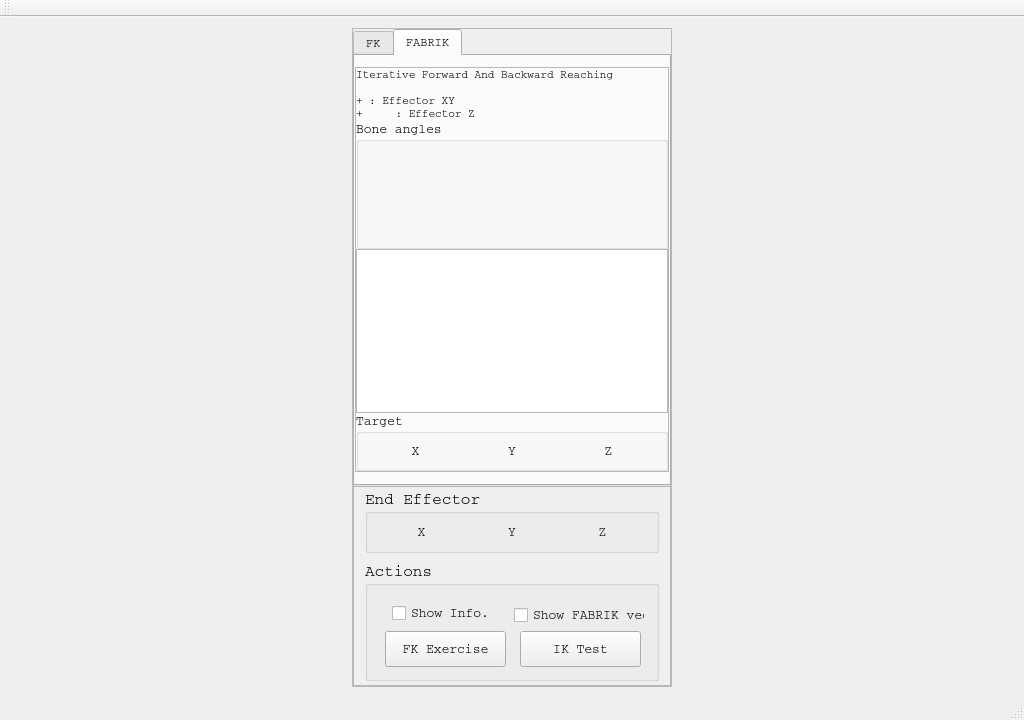
<?xml version="1.0" encoding="UTF-8"?>
<ui version="4.0">
 <class>MainWindow</class>
 <widget class="QMainWindow" name="MainWindow">
  <property name="geometry">
   <rect>
    <x>0</x>
    <y>0</y>
    <width>1024</width>
    <height>720</height>
   </rect>
  </property>
  <property name="font">
   <font>
    <family>Courier</family>
   </font>
  </property>
  <property name="windowTitle">
   <string>MainWindow</string>
  </property>
  <widget class="QWidget" name="centralWidget">
   <layout class="QHBoxLayout" name="horizontalLayout_2">
    <item>
     <layout class="QHBoxLayout" name="horizontalLayoutQGL"/>
    </item>
    <item>
     <widget class="QFrame" name="frameTabs">
      <property name="maximumSize">
       <size>
        <width>320</width>
        <height>16777215</height>
       </size>
      </property>
      <property name="frameShape">
       <enum>QFrame::StyledPanel</enum>
      </property>
      <property name="frameShadow">
       <enum>QFrame::Raised</enum>
      </property>
      <layout class="QGridLayout" name="gridLayout">
       <property name="leftMargin">
        <number>0</number>
       </property>
       <property name="topMargin">
        <number>0</number>
       </property>
       <property name="rightMargin">
        <number>0</number>
       </property>
       <property name="bottomMargin">
        <number>0</number>
       </property>
       <property name="spacing">
        <number>0</number>
       </property>
       <item row="0" column="0">
        <widget class="QTabWidget" name="tabWidget">
         <property name="maximumSize">
          <size>
           <width>360</width>
           <height>16777215</height>
          </size>
         </property>
         <property name="font">
          <font>
           <weight>50</weight>
           <bold>false</bold>
          </font>
         </property>
         <property name="currentIndex">
          <number>1</number>
         </property>
         <widget class="QWidget" name="tabFK">
          <attribute name="title">
           <string>FK</string>
          </attribute>
          <layout class="QVBoxLayout" name="verticalLayout">
           <property name="leftMargin">
            <number>0</number>
           </property>
           <property name="topMargin">
            <number>0</number>
           </property>
           <property name="rightMargin">
            <number>0</number>
           </property>
           <property name="bottomMargin">
            <number>0</number>
           </property>
           <item>
            <widget class="QGroupBox" name="groupBoxFK_Angles">
             <property name="font">
              <font>
               <pointsize>12</pointsize>
              </font>
             </property>
             <property name="title">
              <string>Angles</string>
             </property>
             <layout class="QVBoxLayout" name="verticalLayout_2">
              <property name="leftMargin">
               <number>0</number>
              </property>
              <property name="topMargin">
               <number>0</number>
              </property>
              <property name="rightMargin">
               <number>0</number>
              </property>
              <property name="bottomMargin">
               <number>0</number>
              </property>
              <item>
               <layout class="QVBoxLayout" name="verticalLayoutFKangles">
                <property name="leftMargin">
                 <number>12</number>
                </property>
                <property name="rightMargin">
                 <number>12</number>
                </property>
                <property name="bottomMargin">
                 <number>12</number>
                </property>
               </layout>
              </item>
             </layout>
            </widget>
           </item>
          </layout>
         </widget>
         <widget class="QWidget" name="tabIK">
          <attribute name="title">
           <string>FABRIK</string>
          </attribute>
          <layout class="QVBoxLayout" name="verticalLayout_4">
           <property name="leftMargin">
            <number>0</number>
           </property>
           <property name="rightMargin">
            <number>0</number>
           </property>
           <property name="bottomMargin">
            <number>12</number>
           </property>
           <item>
            <widget class="QFrame" name="frame">
             <property name="font">
              <font>
               <pointsize>10</pointsize>
              </font>
             </property>
             <property name="frameShape">
              <enum>QFrame::StyledPanel</enum>
             </property>
             <property name="frameShadow">
              <enum>QFrame::Raised</enum>
             </property>
             <layout class="QVBoxLayout" name="verticalLayout_5">
              <property name="spacing">
               <number>0</number>
              </property>
              <property name="leftMargin">
               <number>0</number>
              </property>
              <property name="topMargin">
               <number>0</number>
              </property>
              <property name="rightMargin">
               <number>0</number>
              </property>
              <property name="bottomMargin">
               <number>0</number>
              </property>
              <item>
               <widget class="QLabel" name="label">
                <property name="minimumSize">
                 <size>
                  <width>300</width>
                  <height>0</height>
                 </size>
                </property>
                <property name="font">
                 <font>
                  <family>Courier</family>
                  <pointsize>8</pointsize>
                  <weight>50</weight>
                  <bold>false</bold>
                 </font>
                </property>
                <property name="text">
                 <string>Iterative Forward And Backward Reaching

&lt;Shift&gt;+&lt;LeftMouse&gt; : Effector XY 
&lt;Shift&gt;+&lt;Wheel&gt;     : Effector Z</string>
                </property>
               </widget>
              </item>
              <item>
               <widget class="QGroupBox" name="groupBoxBoneAngles">
                <property name="minimumSize">
                 <size>
                  <width>0</width>
                  <height>128</height>
                 </size>
                </property>
                <property name="font">
                 <font>
                  <pointsize>10</pointsize>
                 </font>
                </property>
                <property name="title">
                 <string>Bone angles</string>
                </property>
                <layout class="QVBoxLayout" name="verticalLayout_6">
                 <property name="leftMargin">
                  <number>0</number>
                 </property>
                 <property name="topMargin">
                  <number>0</number>
                 </property>
                 <property name="rightMargin">
                  <number>0</number>
                 </property>
                 <property name="bottomMargin">
                  <number>0</number>
                 </property>
                 <item>
                  <layout class="QVBoxLayout" name="verticalLayoutBoneAngles"/>
                 </item>
                </layout>
               </widget>
              </item>
              <item>
               <widget class="QPlainTextEdit" name="plainTextEdit">
                <property name="minimumSize">
                 <size>
                  <width>0</width>
                  <height>125</height>
                 </size>
                </property>
                <property name="maximumSize">
                 <size>
                  <width>16777215</width>
                  <height>16777215</height>
                 </size>
                </property>
                <property name="font">
                 <font>
                  <pointsize>10</pointsize>
                 </font>
                </property>
                <property name="lineWidth">
                 <number>3</number>
                </property>
                <property name="maximumBlockCount">
                 <number>100</number>
                </property>
                <property name="backgroundVisible">
                 <bool>false</bool>
                </property>
                <property name="centerOnScroll">
                 <bool>false</bool>
                </property>
               </widget>
              </item>
              <item>
               <widget class="QGroupBox" name="groupBoxTarget">
                <property name="minimumSize">
                 <size>
                  <width>0</width>
                  <height>58</height>
                 </size>
                </property>
                <property name="font">
                 <font>
                  <pointsize>10</pointsize>
                 </font>
                </property>
                <property name="title">
                 <string>Target</string>
                </property>
                <layout class="QHBoxLayout" name="horizontalLayout">
                 <property name="topMargin">
                  <number>12</number>
                 </property>
                 <item>
                  <widget class="QLabel" name="labelTargetX">
                   <property name="font">
                    <font>
                     <pointsize>10</pointsize>
                    </font>
                   </property>
                   <property name="text">
                    <string>X</string>
                   </property>
                   <property name="alignment">
                    <set>Qt::AlignCenter</set>
                   </property>
                  </widget>
                 </item>
                 <item>
                  <widget class="QLabel" name="labelTargetY">
                   <property name="font">
                    <font>
                     <pointsize>10</pointsize>
                    </font>
                   </property>
                   <property name="text">
                    <string>Y</string>
                   </property>
                   <property name="alignment">
                    <set>Qt::AlignCenter</set>
                   </property>
                  </widget>
                 </item>
                 <item>
                  <widget class="QLabel" name="labelTargetZ">
                   <property name="font">
                    <font>
                     <pointsize>10</pointsize>
                    </font>
                   </property>
                   <property name="text">
                    <string>Z</string>
                   </property>
                   <property name="alignment">
                    <set>Qt::AlignCenter</set>
                   </property>
                  </widget>
                 </item>
                </layout>
               </widget>
              </item>
             </layout>
            </widget>
           </item>
          </layout>
         </widget>
        </widget>
       </item>
       <item row="1" column="0">
        <widget class="QFrame" name="frameEndEffector">
         <property name="minimumSize">
          <size>
           <width>0</width>
           <height>200</height>
          </size>
         </property>
         <property name="maximumSize">
          <size>
           <width>16777215</width>
           <height>200</height>
          </size>
         </property>
         <property name="frameShape">
          <enum>QFrame::StyledPanel</enum>
         </property>
         <property name="frameShadow">
          <enum>QFrame::Raised</enum>
         </property>
         <layout class="QVBoxLayout" name="verticalLayout_3">
          <property name="topMargin">
           <number>0</number>
          </property>
          <property name="bottomMargin">
           <number>0</number>
          </property>
          <item>
           <widget class="QGroupBox" name="groupBoxFK_XYZ">
            <property name="maximumSize">
             <size>
              <width>16777215</width>
              <height>64</height>
             </size>
            </property>
            <property name="font">
             <font>
              <pointsize>12</pointsize>
             </font>
            </property>
            <property name="title">
             <string>End Effector</string>
            </property>
            <layout class="QHBoxLayout" name="horizontalLayout_3">
             <property name="topMargin">
              <number>0</number>
             </property>
             <property name="bottomMargin">
              <number>0</number>
             </property>
             <item>
              <widget class="QLabel" name="labelX">
               <property name="font">
                <font>
                 <pointsize>10</pointsize>
                </font>
               </property>
               <property name="text">
                <string>X</string>
               </property>
               <property name="alignment">
                <set>Qt::AlignCenter</set>
               </property>
              </widget>
             </item>
             <item>
              <widget class="QLabel" name="labelY">
               <property name="font">
                <font>
                 <pointsize>10</pointsize>
                </font>
               </property>
               <property name="text">
                <string>Y</string>
               </property>
               <property name="alignment">
                <set>Qt::AlignCenter</set>
               </property>
              </widget>
             </item>
             <item>
              <widget class="QLabel" name="labelZ">
               <property name="font">
                <font>
                 <pointsize>10</pointsize>
                </font>
               </property>
               <property name="text">
                <string>Z</string>
               </property>
               <property name="alignment">
                <set>Qt::AlignCenter</set>
               </property>
              </widget>
             </item>
            </layout>
           </widget>
          </item>
          <item>
           <widget class="QGroupBox" name="groupBoxFK_Actions">
            <property name="maximumSize">
             <size>
              <width>16777215</width>
              <height>120</height>
             </size>
            </property>
            <property name="font">
             <font>
              <pointsize>12</pointsize>
             </font>
            </property>
            <property name="title">
             <string>Actions</string>
            </property>
            <widget class="QPushButton" name="pushButtonFKexercise">
             <property name="geometry">
              <rect>
               <x>20</x>
               <y>70</y>
               <width>121</width>
               <height>36</height>
              </rect>
             </property>
             <property name="font">
              <font>
               <pointsize>10</pointsize>
              </font>
             </property>
             <property name="text">
              <string>FK Exercise</string>
             </property>
            </widget>
            <widget class="QCheckBox" name="checkBoxShowInfo">
             <property name="geometry">
              <rect>
               <x>27</x>
               <y>40</y>
               <width>121</width>
               <height>24</height>
              </rect>
             </property>
             <property name="font">
              <font>
               <pointsize>10</pointsize>
              </font>
             </property>
             <property name="text">
              <string>Show Info.</string>
             </property>
             <property name="checked">
              <bool>false</bool>
             </property>
            </widget>
            <widget class="QCheckBox" name="checkBoxShowFABRIKvec">
             <property name="geometry">
              <rect>
               <x>149</x>
               <y>42</y>
               <width>131</width>
               <height>24</height>
              </rect>
             </property>
             <property name="font">
              <font>
               <pointsize>10</pointsize>
              </font>
             </property>
             <property name="text">
              <string>Show FABRIK vec.</string>
             </property>
             <property name="checked">
              <bool>false</bool>
             </property>
            </widget>
            <widget class="QPushButton" name="pushButtonIKtest">
             <property name="geometry">
              <rect>
               <x>155</x>
               <y>70</y>
               <width>121</width>
               <height>36</height>
              </rect>
             </property>
             <property name="font">
              <font>
               <pointsize>10</pointsize>
              </font>
             </property>
             <property name="text">
              <string>IK Test</string>
             </property>
            </widget>
           </widget>
          </item>
         </layout>
        </widget>
       </item>
      </layout>
     </widget>
    </item>
   </layout>
  </widget>
  <widget class="QMenuBar" name="menuBar">
   <property name="geometry">
    <rect>
     <x>0</x>
     <y>0</y>
     <width>1024</width>
     <height>22</height>
    </rect>
   </property>
  </widget>
  <widget class="QToolBar" name="mainToolBar">
   <attribute name="toolBarArea">
    <enum>TopToolBarArea</enum>
   </attribute>
   <attribute name="toolBarBreak">
    <bool>false</bool>
   </attribute>
  </widget>
  <widget class="QStatusBar" name="statusBar"/>
 </widget>
 <layoutdefault spacing="6" margin="11"/>
 <resources/>
 <connections/>
</ui>
